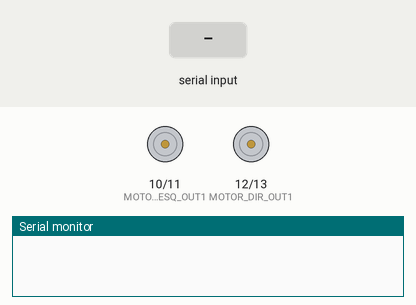
Recording of a sketch running on a simulated Arduino Uno, built with avr-gcc and run on an emulated ATmega328P. Shown: motor-driver pin pairs drawn as motors (green arrow = first pin HIGH = forward, orange = second pin HIGH = backward, longer = more drive), the last lines printed to the serial monitor. The test bench sets the inputs (shaded band).

Above: at 1.2 s.
1.3 s: "1" received over the second serial link
At 2.5 s:
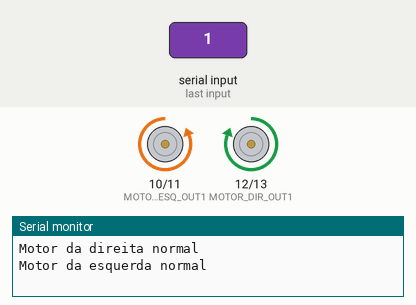
2.8 s: "0" received over the second serial link
At 3.7 s:
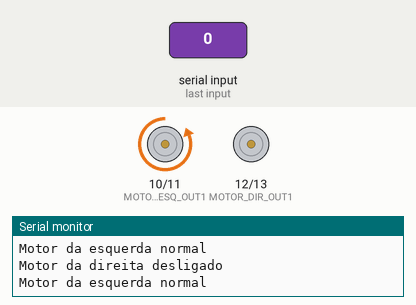
Timing chart, 0 to 5.8 s (numbered marks = the images above; inputs shaded):
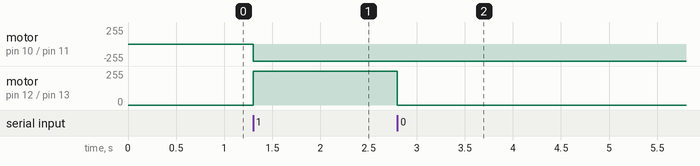

The sketch:

marvin.ino
```cpp
#include <SoftwareSerial.h>

const int BT_RX = 6;
const int BT_TX = 7;

const int MOTOR_ESQ_OUT1 = 10;
const int MOTOR_ESQ_OUT2 = 11;
const int MOTOR_DIR_OUT1 = 12;
const int MOTOR_DIR_OUT2 = 13;

SoftwareSerial HC05(BT_RX, BT_TX);

void cmd(unsigned char);

void setup() {
  pinMode(MOTOR_ESQ_OUT1, OUTPUT);
  pinMode(MOTOR_ESQ_OUT2, OUTPUT);
  pinMode(MOTOR_DIR_OUT1, OUTPUT);
  pinMode(MOTOR_DIR_OUT2, OUTPUT);

  Serial.begin(9600);
  HC05.begin(9600);
}

void loop() {
  while (Serial.available())
    HC05.write(Serial.read());

  while (HC05.available())
    cmd(HC05.read());
}

void cmd(unsigned char c) {

    // Motor da DIREITA ligado
    if (c & 0x01u) {
      if (c & 0x08u) {
        // Invertido
        Serial.println("Motor da direita invertido");

        digitalWrite(MOTOR_DIR_OUT1, LOW);
        digitalWrite(MOTOR_DIR_OUT2, HIGH);
      } else {
        // Normal
        Serial.println("Motor da direita normal");

        digitalWrite(MOTOR_DIR_OUT1, HIGH);
        digitalWrite(MOTOR_DIR_OUT2, LOW);
      }
    } else {
      // Motor da DIREITA desligado
      Serial.println("Motor da direita desligado");

      digitalWrite(MOTOR_DIR_OUT1, LOW);
      digitalWrite(MOTOR_DIR_OUT2, LOW);
    }

    // Motor da ESQUERDA ligado
    if (c & 0x10u) {
      if (c & 0x80u) {
        //Invertido
        Serial.println("Motor da esquerda invertido");

        digitalWrite(MOTOR_ESQ_OUT1, HIGH);
        digitalWrite(MOTOR_ESQ_OUT2, LOW);
      } else {
        // Normal
        Serial.println("Motor da esquerda normal");

        digitalWrite(MOTOR_ESQ_OUT1, LOW);
        digitalWrite(MOTOR_ESQ_OUT2, HIGH);
      }
    } else {
      // Motor da direita desligado
      Serial.println("Motor da esquerda desligado");

      digitalWrite(MOTOR_ESQ_OUT1, LOW);
      digitalWrite(MOTOR_ESQ_OUT2, LOW);
    }
}
```

Measured:
- after the input at 1.3 s, motor on pin 10 (MOTOR_ESQ_OUT1) / pin 11 (MOTOR_ESQ_OUT2): stopped → backward 255/255 at once; motor on pin 12 (MOTOR_DIR_OUT1) / pin 13 (MOTOR_DIR_OUT2): stopped → forward 255/255 at once
- after the input at 2.8 s, motor on pin 12 (MOTOR_DIR_OUT1) / pin 13 (MOTOR_DIR_OUT2): forward 255/255 → stopped at once
